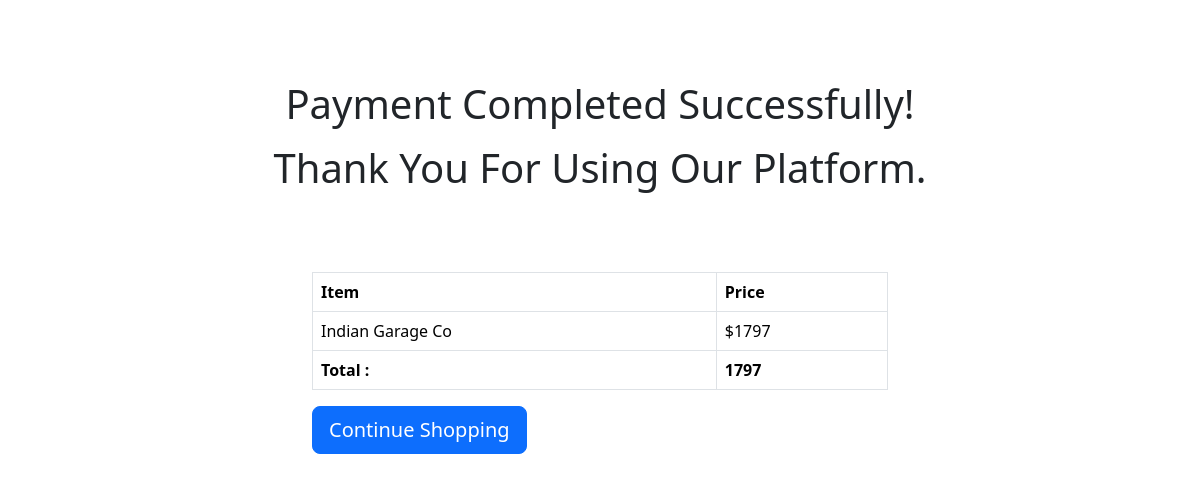
Before: /cart/order/checkout/success/13/ (signed in) with the older database file.
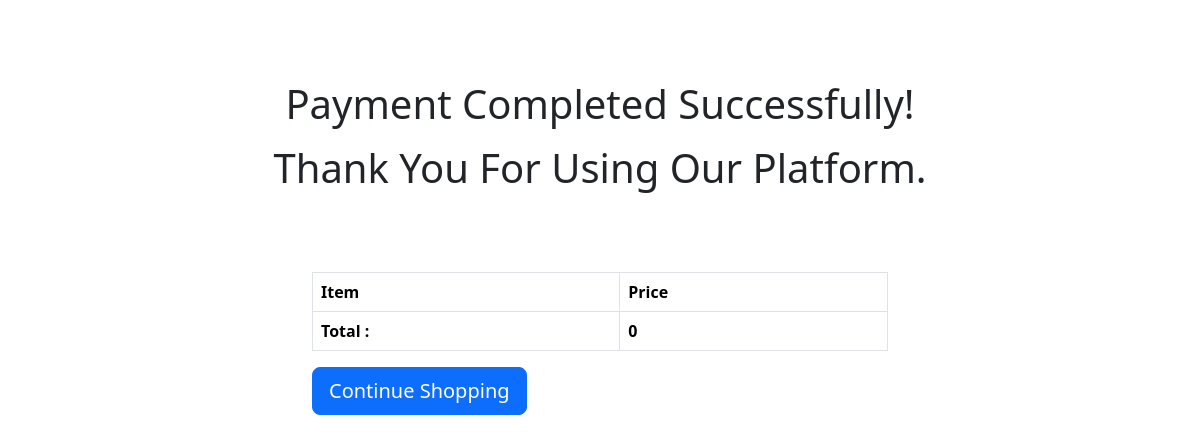
After: the same page with the newer database file.
### cart/models.py (models this page shows, shortened)
class Cart(models.Model):
    user = models.ForeignKey(
        User, related_name='cart_user', on_delete=models.CASCADE)
    quantity = models.IntegerField()
    products = models.ForeignKey(
        Item, related_name='cart_products', on_delete=models.CASCADE)
    date_added = models.DateTimeField(auto_now_add=True)
    def __str__(self):
        return self.products.name

### Products/models.py (models this page shows, shortened)
class Item(models.Model):
    name = models.CharField(max_length=200)
    price = models.IntegerField()
    description = models.TextField(blank=True, null=True)
    stock = models.IntegerField()
    image = models.ImageField(upload_to='Item_images', blank=True, null=True)
    category = models.ForeignKey(
        Category, related_name='items', on_delete=models.CASCADE)
    created_by = models.ForeignKey(
        User, related_name='items', on_delete=models.CASCADE)
    created_at = models.DateTimeField(auto_now_add=True)

### cart/views.py (the view)
def payment_success(request, total_amount):
    user = request.user
    order = Order_Table.objects.filter(user=user)
    cart_items = Cart.objects.filter(user=user)
    total_amount = 0
    for cart_item in cart_items:
        if cart_item.products.offers.exists():
            cart_item.latest_offer = cart_item.products.offers.latest(
                'offer_date_added')
            subtotal = cart_item.latest_offer.offer_discount * cart_item.quantity
        else:
            subtotal = cart_item.subtotal()
        total_amount += subtotal
        cart_item.subtotal_amount = subtotal
    return render(request, 'payment_completed.html', {'total_amount': total_amount, 'order': order, 'cart_items': cart_items})

### Products/models.py (called while the page is built)
    @property
    def offer_discount(self):
        item_price = self.offer_item.price
        return round(item_price * self.discount_rate)

### core/context_processor.py (called while the page is built)
def categories_context_function(request):
    all_categories = Category.objects.all()
    return {'category_context': all_categories}

def no_of_items_in_cart_context_function(request):
    no_of_items_in_cart = 0
    user = request.user
    try:
        cart_of_user = Cart.objects.filter(user=user)
        for i in cart_of_user:
            no_of_items_in_cart += i.quantity
    except:
        count = 0
    return {'no_of_items_in_cart_context': no_of_items_in_cart}

### templates/payment_completed.html (shortened to what this page needs)
<link href="https://cdn.jsdelivr.net/npm/bootstrap@5.3.3/dist/css/bootstrap.min.css" rel="stylesheet"
>
<div class="container-fluid">
    <div class="row justify-content-center align-items-center ">
        <div class="col-7 p-3 my-5">
            <div class="display-6 text-center my-2">
                <p class="my-3"></p>Payment Completed Successfully!<br></p>
                <p>Thank You For Using Our Platform.<br></p>
            </div>
        </div>
    </div>
    <div class="row justify-content-center align-items-center ">
        <div class="col-6">
            <table class="table table-bordered">
                <thead>
                    <th>Item</th>
                    <th>Price</th>
                </thead>
                <tbody>
                    {% for i in cart_items %}
                    <tr>
                        <td>{{i}}</td>
                        {% if i.latest_offer %}
                        <td>${{ i.subtotal_amount }}</td>
                        {% else %}
                        <td>${{ i.subtotal }}</td>
                        {% endif %}
                    </tr>
                    {%endfor%}
                    <tr>
                        <th>Total :</th>
                        <th>{{total_amount}}</th>
                    </tr>
                </tbody>
            </table>
            <a href="{% url 'cart:delete_cart_after_payment_success' %}" class="btn btn-primary btn-lg">Continue
                Shopping</a>
        </div>
    </div>
</div>

Changed rows visible on the page:
removed Cart: products.name "Indian Garage Co", subtotal_amount "1797"
Other visible differences:
{{ total_amount }}: "1797" → "0"
